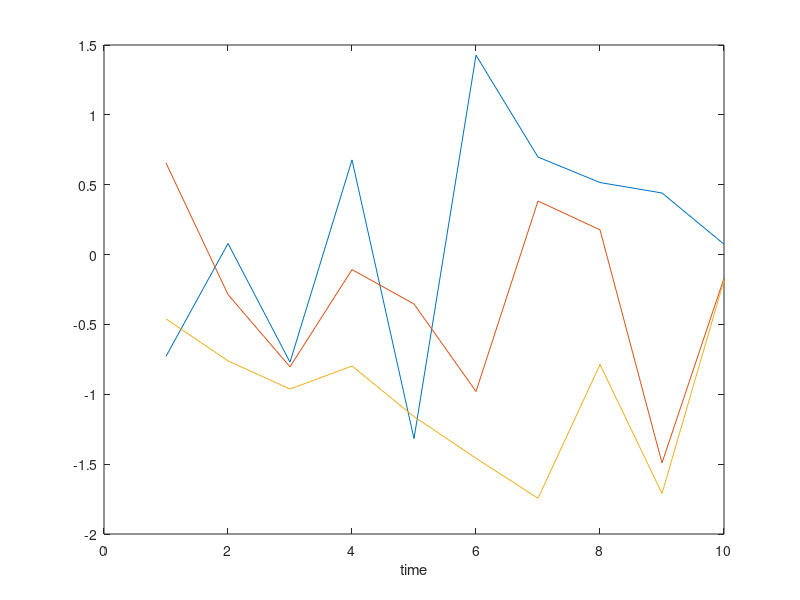

Reproduce this figure in MATLAB. (Note: this script raises an error after producing the figure.)
%%
%   COURSE: MATLAB onramp: coding, concepts, confidence, style										
% 
%  SECTION: Data visualizations
%    VIDEO: Exercise: Find and fix the bugs!
% 
%  TEACHER: Mike X Cohen, sincxpress.com
%


%% Set 1

plot(randn(10,3))
xlabel time
ylable('amplitude')

%% Set 2

plot( 3 )
set('xlim',[-1 4])

%% Set 3

data = randn(10,3,2);
plot(data)


%% done.
